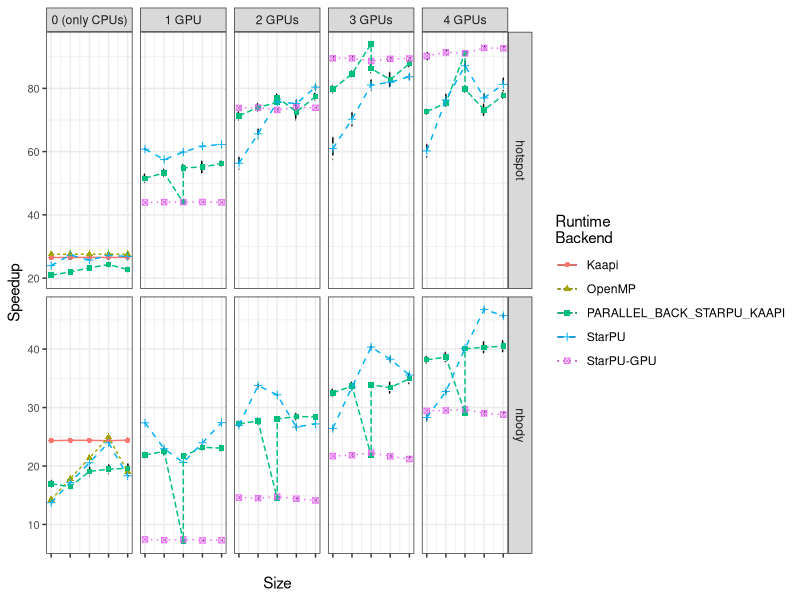

Source code (R):
library(ggplot2)
library(plyr)
entry <- c("BENCH", "backend", "size", "block_size", "thread", "gpus")
dados_all <- read.csv("../dados/idcin-2/data_R.csv", header=TRUE, sep=";")
serial <- dados_all[grep("^SERIAL$",dados_all$backend),]
serial_stat <- ddply(serial, entry, summarise,
                     n=length(time), mean=mean(time), sd=sd(time),
                     se=sd/sqrt(n), ci=se*qt(.95/2 + .5, n-1))

# calculate speedup
dados <- dados_all[grep("SERIAL", dados_all$backend, invert=TRUE),] #eliminate SERIAL

dados <- dados[(dados$backend != "PARALLEL_BACK_STARPU_OPENMP"),]

dados <- dados[((dados$BENCH == "hotspot") & (dados$block_size == 1024)) |
               ((dados$BENCH == "nbody") & (dados$block_size == 2048)),] 

dados <- dados[((dados$thread == 28) & (dados$gpus == 0)) |
					((dados$thread == 27) & (dados$gpus == 1)) |
					((dados$thread == 26) & (dados$gpus == 2)) |
					((dados$thread == 25) & (dados$gpus == 3)) |
					((dados$thread == 24) & (dados$gpus == 4)) |
					((dados$thread == 0) & (dados$gpus > 0)),]
dados$speedup <- 1:nrow(dados)
for(i in 1:nrow(dados)){
	name <- dados[i,]$BENCH
	sz <- dados[i,]$size
	tserial <- serial_stat[(serial_stat$BENCH == name) & (serial_stat$size == sz),]$mean
	dados[i,]$speedup <- tserial / dados[i,]$time
}

# rename GPUs label
dados[dados$gpus == 0, "gpus"] <- as.character("0 (only CPUs)")
dados[dados$gpus == 1, "gpus"] <- as.character("1 GPU")
dados[dados$gpus == 2, "gpus"] <- as.character("2 GPUs")
dados[dados$gpus == 3, "gpus"] <- as.character("3 GPUs")
dados[dados$gpus == 4, "gpus"] <- as.character("4 GPUs")
# rename backends
dados$backend <- ifelse(dados$backend == "PARALLEL_BACK_KAAPI", "Kaapi", as.character(dados$backend))
dados$backend <- ifelse(dados$backend == "PARALLEL_BACK_OPENMP", "OpenMP", as.character(dados$backend))
dados$backend <- ifelse((dados$backend == "PARALLEL_BACK_STARPU") & (dados$thread == 0), "StarPU-GPU", as.character(dados$backend))
dados$backend <- ifelse(dados$backend == "PARALLEL_BACK_STARPU", "StarPU", as.character(dados$backend))
# rename sizes nbody
dados$size <- ifelse((dados$size == 65536)  & (dados$BENCH == "nbody"), 1, as.integer(dados$size))
dados$size <- ifelse((dados$size == 81920)  & (dados$BENCH == "nbody"), 2, as.integer(dados$size))
dados$size <- ifelse((dados$size == 98304)  & (dados$BENCH == "nbody"), 3, as.integer(dados$size))
dados$size <- ifelse((dados$size == 114688) & (dados$BENCH == "nbody"), 4, as.integer(dados$size))
dados$size <- ifelse((dados$size == 131072) & (dados$BENCH == "nbody"), 5, as.integer(dados$size))
# rename sizes hotspot
dados$size <- ifelse((dados$size == 12288) & (dados$BENCH == "hotspot"), 1, as.integer(dados$size))
dados$size <- ifelse((dados$size == 14336) & (dados$BENCH == "hotspot"), 2, as.integer(dados$size))
dados$size <- ifelse((dados$size == 16384) & (dados$BENCH == "hotspot"), 3, as.integer(dados$size))
dados$size <- ifelse((dados$size == 18432) & (dados$BENCH == "hotspot"), 4, as.integer(dados$size))
dados$size <- ifelse((dados$size == 20480) & (dados$BENCH == "hotspot"), 5, as.integer(dados$size))

dados_stat <- ddply(dados, entry, summarise, 
                     n=length(speedup), mean=mean(speedup), sd=sd(speedup), se=sd/sqrt(n),
                     ci=se*qt(.95/2 + .5, n-1))
# The errorbars overlapped, so use position_dodge to move them horizontally
pd <- position_dodge(0.1) # move them .05 to the left and right

ggplot(dados_stat, aes(x=size, y=mean, color=factor(backend), shape=factor(backend), linetype=factor(backend)))+
    geom_errorbar(aes(ymin=mean-ci, ymax=mean+ci), color="black", width=.1, position=pd) +
    geom_point() +
    geom_line() +
    theme_bw() +
    scale_colour_discrete(name="Runtime\nBackend") +
    scale_shape_discrete(name="Runtime\nBackend") +
    scale_linetype_discrete(name="Runtime\nBackend") +
    theme(axis.text.x = element_text(size=8), axis.text.y= element_text(size=8)) + 
    xlab("Size") +
    ylab("Speedup") + 
    scale_x_continuous(labels=c("", "", "", "", "")) +
   #scale_y_continuous(limits=c(0,110), breaks=seq(0,100,10)) +
    facet_grid(BENCH ~ gpus, scales = "free_y")